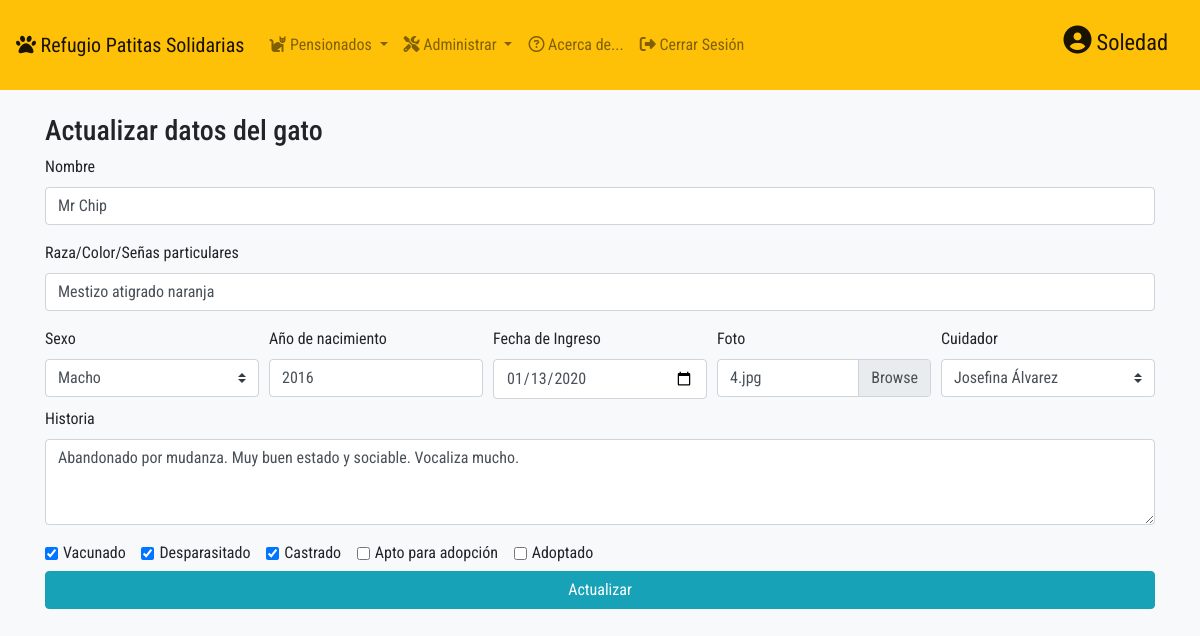
/db/edit_gato.php?id=4 (signed in), run on the app's committed database.
### tables this page shows
CREATE TABLE `gatos` (
  `id_gato` smallint(6) NOT NULL,
  `nom_gato` varchar(40) NOT NULL,
  `sexo` varchar(6) NOT NULL DEFAULT '',
  `raza_color` varchar(200) NOT NULL,
  `agno_nacim` smallint(4) NOT NULL,
  `fecha_ingreso` date NOT NULL,
  `historia` varchar(500) NOT NULL,
  `vacunado` tinyint(1) NOT NULL,
  `desparasitado` tinyint(1) NOT NULL,
  `castrado` tinyint(1) NOT NULL,
  `foto` varchar(200) DEFAULT '0.jpg',
  `mentor` int(11) NOT NULL,
  `apto_adopc` tinyint(1) NOT NULL,
  `adoptado` tinyint(1) NOT NULL
);

CREATE TABLE `usuarios` (
  `id` int(11) NOT NULL,
  `apellido` varchar(50) NOT NULL,
  `nombre` varchar(50) NOT NULL,
  `usuario` varchar(20) NOT NULL DEFAULT 'voluntario',
  `clave` varchar(255) NOT NULL DEFAULT 'voluntario',
  `celular` varchar(20) NOT NULL,
  `email` varchar(50) NOT NULL
);

### db/edit_gato.php (the view, shortened to what this page needs)
<?php
include_once "conexion.php";
if (isset($_GET['id'])) {
    $id = $_GET['id'];
    $query = "SELECT *, usuarios.id, usuarios.apellido, usuarios.nombre FROM gatos JOIN usuarios ON gatos.mentor = usuarios.id WHERE gatos.id_gato = $id;";
    $resultado = mysqli_query($conexion, $query);
    if (mysqli_num_rows($resultado) == 1) {
        $row = mysqli_fetch_array($resultado);
        $nombre = $row['nom_gato'];
        $sexo = $row['sexo'];
        $color = $row['raza_color'];
        $agno = $row['agno_nacim'];
        $ingreso = $row['fecha_ingreso'];
        $hist = $row['historia'];
        $vac = $row['vacunado'];
        $desp = $row['desparasitado'];
        $cast = $row['castrado'];
        $fotop = $row['foto'];
        $mentor = $row['mentor'];
        $adoptable = $row['apto_adopc'];
        $adoptado = $row['adoptado'];
    }
}
?>
<?php include_once("header_admin.php"); ?>
<div class="container mt-4" id="actualizacion">
    <h3>Actualizar datos del gato</h3>
    <form action="edit_gato.php?id=<?php echo $_GET['id']; ?>" method="POST" enctype="multipart/form-data">
        <div class="form-group">
            <label for="formGroupExampleInput">Nombre</label>
            <input type="text" class="form-control" name="nombre" value="<?php echo html_entity_decode($nombre); ?>">
        </div>
        <div class="form-group">
            <label for="formGroupExampleInput2">Raza/Color/Señas particulares</label>
            <input type="text" class="form-control" name="color" value="<?php echo html_entity_decode($color); ?>">
        </div>
        <div class="form-row mb-2">
            <div class="col">
                <label for="formGroupExampleInput2">Sexo</label>
                <select class="custom-select mr-sm-2" name="sexo">
                    <option value="Macho" <?php if ($sexo == 'Macho') {
                                                echo 'selected';
                                            } ?>>Macho</option>
                </select>
            </div>
            <div class="col">
                <label for="formGroupExampleInput2">Año de nacimiento</label>
                <input type="text" class="form-control" name="nacimiento" value="<?php echo $agno; ?>">
            </div>
            <div class="col">
                <label for="formGroupExampleInput2">Fecha de Ingreso</label>
                <input type="date" class="form-control" name="ingreso" value="<?php echo $ingreso; ?>">
            </div>
            <div class="col">Foto<br>
                <div class="custom-file mt-2 align-bottom">
                    <label class="custom-file-label" for="customFile"><?php echo $fotop; ?></label>
                </div>
            </div>
            <div class="col">
                <label for="formGroupExampleInput2">Cuidador</label>
                <select class="custom-select mr-sm-2" name="mentor">
                    <?php
                    $query1 = "SELECT id, apellido, nombre  FROM usuarios";
                    $valores = mysqli_query($conexion, $query1);
                    while ($voluntario = mysqli_fetch_array($valores)) {
                    ?>
                        <option value="<?php echo $voluntario['id']; ?>" <?php if ($voluntario['id'] == $mentor) {
                                                                                echo 'selected';
                                                                            } ?>>
                            <?php
                            echo html_entity_decode($voluntario['nombre'] . ' ' . $voluntario['apellido']);
                            ?>
                        </option>
                    <?php } ?>
                </select>
            </div>
        </div>
        <div class="form-group">
            <label for="exampleFormControlTextarea1">Historia</label>
            <textarea class="form-control" id="exampleFormControlTextarea1" rows="3" value="<?php echo html_entity_decode($hist); ?>" name="hist"><?php echo html_entity_decode($hist); ?></textarea>
        </div>
        <div class="form-check form-check-inline">
            <input class="form-check-input" type="checkbox" value="1" id="1" <?php if ($vac == 1) {
                                                                                    echo 'checked="checked"';
                                                                                } ?> name="is_vacunado">
            <label class="form-check-label" for="1">Vacunado</label>
        </div>
        <div class="form-check form-check-inline">
            <input class="form-check-input" type="checkbox" value="1" id="2" <?php if ($desp == 1) {
                                                                                    echo 'checked="checked"';
                                                                                } ?> name="is_desparasitado">
            <label class="form-check-label" for="2">Desparasitado</label>
        </div>
        <div class="form-check form-check-inline">
            <input class="form-check-input" type="checkbox" value="1" id="3" <?php if ($cast == 1) {
                                                                                    echo 'checked="checked"';
                                                                                } ?> name="is_castrado">
            <label class="form-check-label" for="3">Castrado</label>
        </div>
        <div class="form-check form-check-inline">
            <input class="form-check-input" type="checkbox" value="1" id="4" <?php if ($adoptable == 1) {
                                                                                    echo 'checked="checked"';
                                                                                } ?> name="is_adoptable">
            <label class="form-check-label" for="4">Apto para adopción</label>
        </div>
        <div class="form-check form-check-inline">
            <input class="form-check-input" type="checkbox" value="1" id="5" <?php if ($adoptado == 1) {
                                                                                    echo 'checked="checked"';
                                                                                } ?> name="is_adoptado">
            <label class="form-check-label" for="5">Adoptado</label>
        </div><button class="btn btn-info btn-block mt-1" name="update">Actualizar </button>
    </form>
</div>
<?php include_once('footer_admin.php'); ?>

### styles/admin.css (style rules this page uses)
body { font-family: 'Roboto Condensed', sans-serif; }

### data on the page
gatos: nombre "Mr Chip", color "Mestizo atigrado naranja", sexo "Macho", nacimiento "2016", ingreso "01/13/2020", mentor "Josefina Álvarez", hist "Abandonado por mudanza. Muy buen estado y sociable. Vocaliza mucho.", vacunado "☑", desparasitado "☑", castrado "☑"

### other printed values
html_entity_decode($_SESSION['username']) "Soledad"
